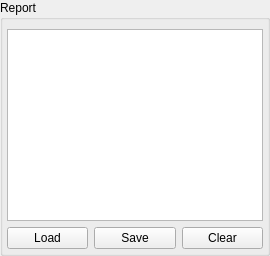
      <widget class="QGroupBox" name="grpBoxReport">
       <property name="sizePolicy">
        <sizepolicy hsizetype="Expanding" vsizetype="Expanding">
         <horstretch>1</horstretch>
         <verstretch>0</verstretch>
        </sizepolicy>
       </property>
       <property name="title">
        <string>Report</string>
       </property>
       <layout class="QGridLayout" name="gridLayout">
        <property name="leftMargin">
         <number>4</number>
        </property>
        <property name="topMargin">
         <number>9</number>
        </property>
        <property name="rightMargin">
         <number>4</number>
        </property>
        <property name="bottomMargin">
         <number>4</number>
        </property>
        <item row="2" column="1">
         <widget class="QPushButton" name="btnReportSave">
          <property name="text">
           <string>Save</string>
          </property>
         </widget>
        </item>
        <item row="1" column="0" colspan="3">
         <widget class="QTextEdit" name="txtReport">
          <property name="sizePolicy">
           <sizepolicy hsizetype="Expanding" vsizetype="Expanding">
            <horstretch>0</horstretch>
            <verstretch>0</verstretch>
           </sizepolicy>
          </property>
          <property name="font">
           <font>
            <family>Ubuntu Mono</family>
            <pointsize>12</pointsize>
            <weight>75</weight>
            <bold>true</bold>
           </font>
          </property>
          <property name="textInteractionFlags">
           <set>Qt::TextSelectableByKeyboard|Qt::TextSelectableByMouse</set>
          </property>
         </widget>
        </item>
        <item row="2" column="0">
         <widget class="QPushButton" name="btnReportLoad">
          <property name="text">
           <string>Load</string>
          </property>
         </widget>
        </item>
        <item row="2" column="2">
         <widget class="QPushButton" name="btnReportClr">
          <property name="text">
           <string>Clear</string>
          </property>
         </widget>
        </item>
       </layout>
       <zorder>txtReport</zorder>
       <zorder>btnReportLoad</zorder>
       <zorder>btnReportClr</zorder>
       <zorder>btnReportSave</zorder>
      </widget>
